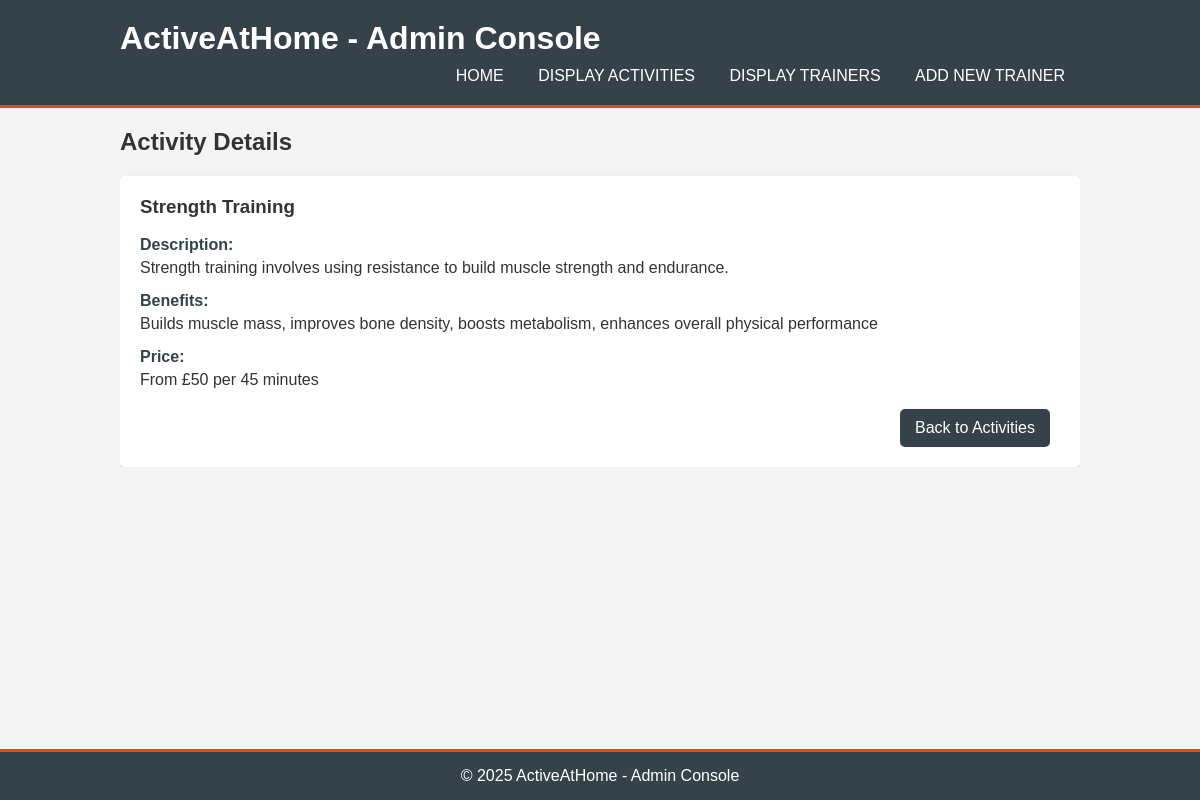
The page /public/index.php?page=view_activity&id=1 on the database its author committed.
### tables this page shows
CREATE TABLE IF NOT EXISTS activities (
    id INT AUTO_INCREMENT PRIMARY KEY,
    name VARCHAR(100) NOT NULL,
    description TEXT NOT NULL,
    benefits TEXT NOT NULL,
    price VARCHAR(100) NOT NULL
);

### private/models/Database.php (called while the page is built, shortened)
<?php
class Database {
    private string $host = DB_HOST;
    private string $user = DB_USER;
    private string $pass = DB_PASS;
    private string $dbname = DB_NAME;
    private string $port = DB_PORT ?? '3307';
    private PDO|null $conn = null;
    private PDOStatement|null $stmt = null;
    public function __construct() {
        $dsn = 'mysql:host=' . $this->host . ';port=' . $this->port . ';dbname=' . $this->dbname;
        $options = [
            PDO::ATTR_PERSISTENT => true,
            PDO::ATTR_ERRMODE    => PDO::ERRMODE_EXCEPTION
        ];
        try {
            $this->conn = new PDO($dsn, $this->user, $this->pass, $options);
        } catch (PDOException $e) {
            $this->error = $e->getMessage();
            die("DB Connection Error: {$this->error}");
        }
    }
    public function query(string $query): void {
        if ($this->conn) {
            $this->stmt = $this->conn->prepare($query);
        } else {
            die("Cannot prepare query. No DB connection.");
        }
    }
    public function bind(string $param, mixed $value, ?int $type = null): void {
        if (is_null($type)) {
            $type = match (true) {
                is_int($value)  => PDO::PARAM_INT,
                is_bool($value) => PDO::PARAM_BOOL,
                is_null($value) => PDO::PARAM_NULL,
                default         => PDO::PARAM_STR,
            };
        }
        $this->stmt->bindValue($param, $value, $type);
    }
    public function execute(): bool {
        return $this->stmt->execute();
    }
    public function single(): object|false {
        $this->execute();
        return $this->stmt->fetch(PDO::FETCH_OBJ);
    }
}
?>

### private/services/ActivityService.php (called while the page is built, shortened)
<?php
class ActivityService
{
    private ActivityInterface $activity;
    public function __construct(ActivityInterface $activity)
    {
        $this->activity = $activity;
    }
    public function getOneById(int $id): ?object
    {
        try {
            return $this->activity->getById($id);
        } catch (Throwable $e) {
            Logger::error('ActivityService::getOneById', $e->getMessage());
            return null;
        }
    }
}

### private/models/BaseModel.php (called while the page is built, shortened)
<?php
abstract class BaseModel {
    protected Database $db;
    protected string $table;
    public function __construct(Database $db, string $table) {
        $this->db = $db;
        $this->table = $table;
    }
    public function getById(int $id): object|null {
        try {
            $this->db->query("SELECT * FROM {$this->table} WHERE id = :id");
            $this->db->bind(':id', $id);
            return $this->db->single();
        } catch (Throwable $e) {
            Logger::error("BaseModel::getById", $e->getMessage());
            return null;
        }
    }
}

### public/views/activities/view.php (the view)
<h2 style="margin-top: 20px; margin-bottom: 20px;">Activity Details</h2>
<div class="activity-details">
    <?php if ($activity): ?>
        <h3><?php echo htmlspecialchars($activity->name); ?></h3>
        <br>
        <div class="detail-row">
            <strong>Description:</strong>
            <p><?php echo htmlspecialchars($activity->description); ?></p>
        </div>
        <div class="detail-row">
            <strong>Benefits:</strong>
            <p><?php echo htmlspecialchars($activity->benefits); ?></p>
        </div>
        <div class="detail-row">
            <strong>Price:</strong>
            <p><?php echo htmlspecialchars($activity->price); ?></p>
        </div>
        <div style="display: flex; justify-content: flex-end; margin-top: 20px;">
            <a href="index.php?page=activities" class="btn">Back to Activities</a>
        </div>
    <?php else: ?>
        <p>Activity not found.</p>
        <a href="index.php?page=activities" class="btn">Back to Activities</a>
    <?php endif; ?>
</div>

### public/assets/css/style.css (style rules this page uses)
* { margin: 0; padding: 0; box-sizing: border-box; }
html, body { height: 100%; width: 100%; font-family: Arial, sans-serif; background-color: #f4f4f4; color: #333; }
body { display: flex; flex-direction: column; min-height: 100vh; }
.activity-details, .trainer-details { background: #ffffff; padding: 20px; border-radius: 5px; box-shadow: 0 2px 5px rgba(0, 0, 0, 0.1); }
.detail-row { margin-bottom: 15px; }
.detail-row strong { display: block; margin-bottom: 5px; color: #35424a; }
.btn { display: inline-block; background: #35424a; color: #ffffff; padding: 10px 15px; border: none; border-radius: 5px; cursor: pointer; text-decoration: none; font-size: 16px; margin-right: 10px; }

### rows shown on the page
activities: name "Strength Training", description "Strength training involves using resistance to build muscle strength and endurance.", benefits "Builds muscle mass, improves bone density, boosts metabolism, enhances overall physical performance", price "From £50 per 45 minutes"
